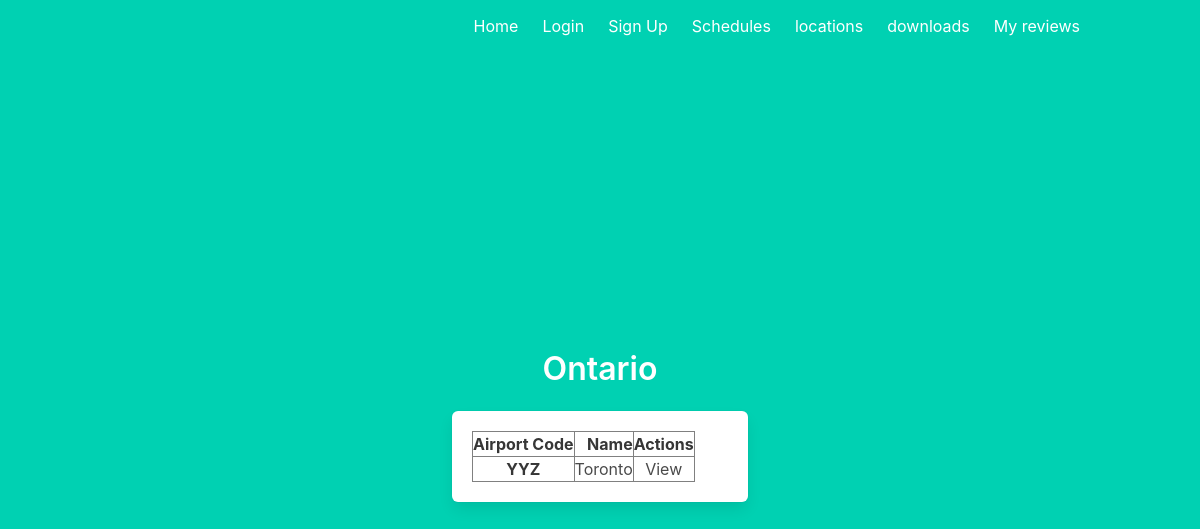
The page /locations/Canada/Ontario/cities on the database as committed earlier.
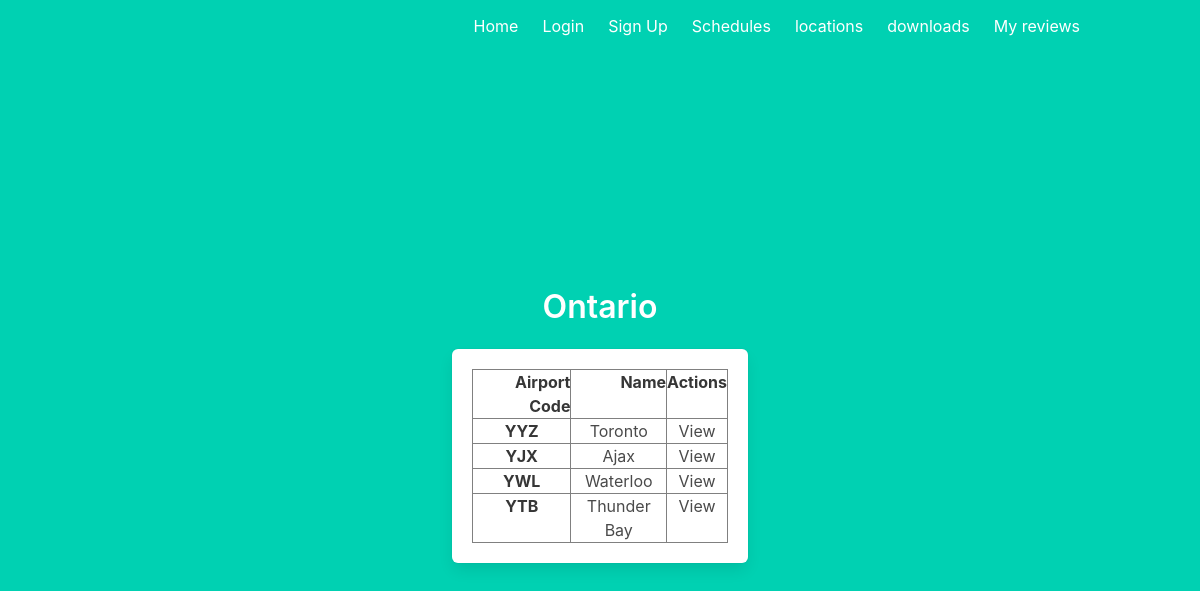
The same page on the database as committed later.
### models.py (models this page shows)
class City(db.Model):
    airportCode = db.Column(db.String(3), primary_key = True)
    name = db.Column(db.String(200), nullable = False)
    provinceName = db.Column(db.Integer, db.ForeignKey('province.provinceName'))
    countryName = db.Column(db.String(200), db.ForeignKey('country.countryName'))
    attractions = db.relationship('Attraction', backref = 'attraction', lazy = True)

### area.py (the view)
@area.route("/locations/<string:countryName>/<string:provinceName>/cities")
def cities(countryName, provinceName):
    city = countryQueryData(countryName)
    province = provinceQueryData(provinceName)
    cities = City.query.filter_by(provinceName = provinceName).all()
    return render_template("area/cities.html", province = province, cities=cities)

### area.py (called while the page is built)
def countryQueryData(countryName):
    return Country.query.filter_by(countryName = countryName).first()

def provinceQueryData(provinceName):
    return Province.query.filter_by(provinceName=provinceName).first()

### templates/area/cities.html (shortened to what this page needs)
{% extends "base.html" %}
{% block content %}
<div class="column is-4 is-offset-4">
    <h3 class="title">{{province['provinceName']}}</h3>
    <div class="box">
        {% if cities %}
            <table border="1" class="dataframe">
                <thead>
                  <tr style="text-align: right;">
                    <th>Airport Code</th>
                    <th>Name</th>
                    <th>Actions</th>
                  </tr>
                </thead>
                <tbody>
                    {% for row in cities %}
                        <tr>
                              <th>{{row['airportCode']}}</th>
                              <td>{{row['name']}}</td>
                              <td><a href="/locations/{{row['countryName']}}/{{row['provinceName']}}/cities/{{row['airportCode']}}">View</a></td>
                        </tr>
                    {% endfor %}
                </tbody>
              </table>
        {% else %}
            <h3>no data</h3>
        {% endif %}
    </div>
</div>
{% endblock %}

Rows that differ between the two databases and show on the page:
added City: airportCode "YJX", name "Ajax"
added City: airportCode "YWL", name "Waterloo"
added City: airportCode "YTB", name "Thunder Bay"
